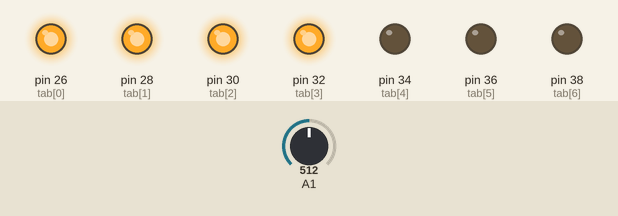
Recording of a sketch running on a simulated Arduino Mega 2560, built with avr-gcc and run on an emulated ATmega2560. On the bench: output pins drawn as LEDs (lit = HIGH). The test bench sets the inputs (shaded band); at power-on: A1 = 512.

Above: at 1.2 s.
1.3 s: A1 set to 576
2.8 s: A1 set to 595
At 4.0 s:
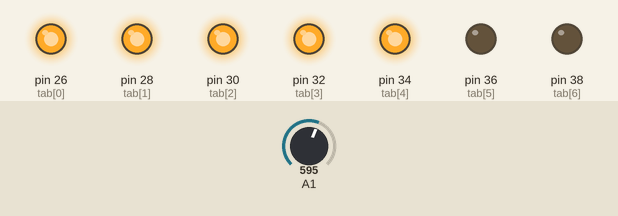
4.4 s: A1 set to 306
At 5.3 s:
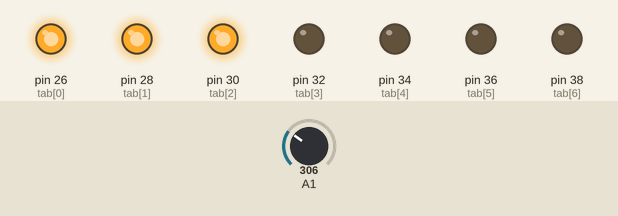
6.0 s: A1 set to 283
At 6.7 s:
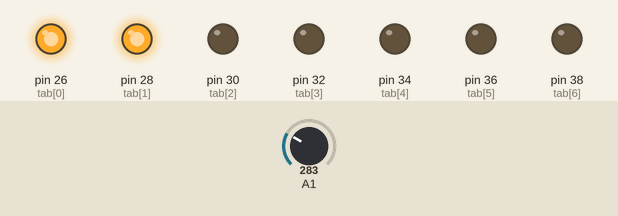
7.6 s: A1 set to 154
9.1 s: A1 set to 134
At 10.4 s:
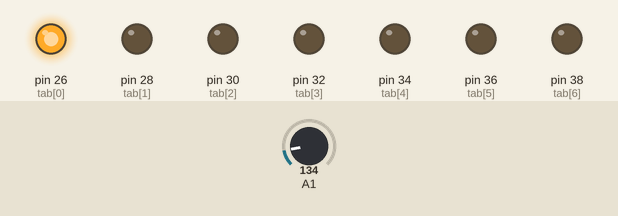
Timing chart, 0 to 11.7 s (numbered marks = the images above; inputs shaded):
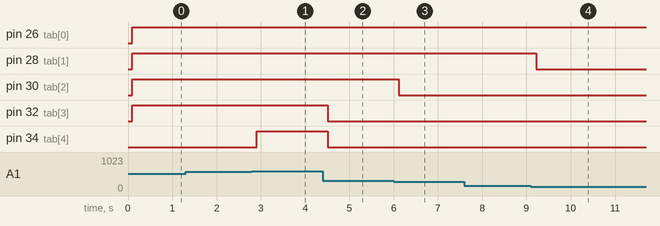

Measured:
- the behaviour switches between 584 and 585 on A1 (found by bisection; images 0 and 1)
- the behaviour switches between 293 and 292 on A1 (found by bisection; images 2 and 3)
- the behaviour switches between 147 and 146 on A1 (found by bisection; images 3 and 4)
- after the input at 1.3 s, every drawn part: stays the same
- after the input at 2.8 s, pin 34 (tab[4]): LOW → HIGH after 0.11 s
- after the input at 4.4 s, pin 32 (tab[3]), pin 34 (tab[4]): HIGH → LOW after 0.11 s
- after the input at 6.0 s, pin 30 (tab[2]): HIGH → LOW after 0.11 s
- after the input at 7.6 s, every drawn part: stays the same
- after the input at 9.1 s, pin 28 (tab[1]): HIGH → LOW after 0.12 s

The sketch:

vueMetre.ino
```cpp
float tension=0;
int intervalle=0;
int tab[7]={26,28,30,32,34,36,38};


void setup() {
  // put your setup code here, to run once:
  Serial.begin(9600);
  while (!Serial){}
  pinMode(26,OUTPUT);
  pinMode(28,OUTPUT);
  pinMode(30,OUTPUT);
  pinMode(32,OUTPUT);
  pinMode(34,OUTPUT);
  pinMode(36,OUTPUT);
  pinMode(38,OUTPUT);


}

void loop() {
  // put your main code here, to run repeatedly:
  tension=analogRead(1);
  intervalle=7*tension/1023;
  delay(100);

  for (int i=0;i<=7;++i)
  {
    if(i<=intervalle)
    digitalWrite(tab[i],HIGH);
    else
    digitalWrite(tab[i],LOW);
  }

}
```
